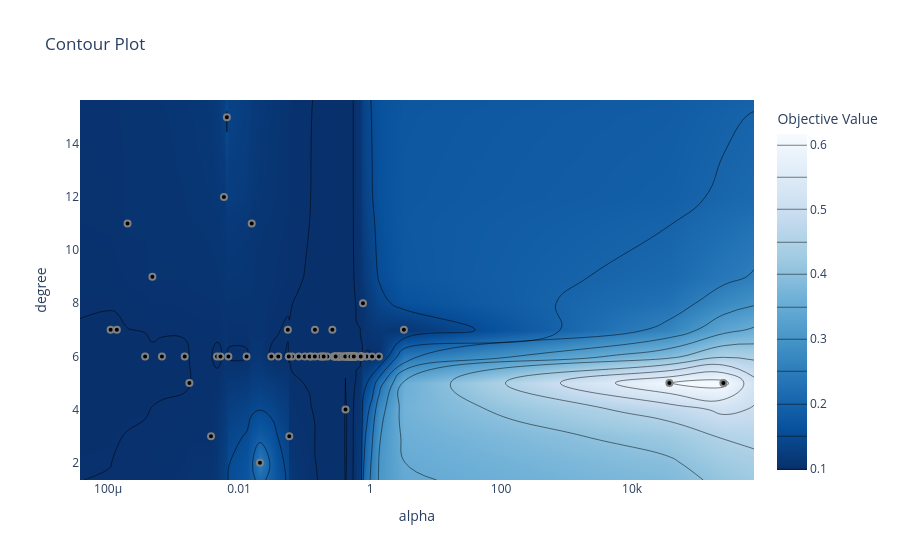

Notebook code for this chart:
### Markdown cell above
Dla każdego hiperparametru rysowany jest osobny panel: wartość hiperparametru na osi $x$, wartość celu na osi $y$. Każdy punkt odpowiada jednej próbie. Pozwala dostrzec trendy — np. czy niskie wartości `alpha` konsekwentnie dają lepsze wyniki, albo czy istnieje optymalny zakres dla `degree`.

#### Mapa konturowa (contour plot)

### Code cell
optuna.visualization.plot_contour(study, params=["degree", "alpha"])

### Figure 1 — Plotly figure (JSON) as saved in the notebook; plotly's stock layout.template omitted (floating-point values rounded to 4 significant figures; data arrays with more than 128 entries replaced by an {"elided": "..."} marker saying what was removed)
{"data": [{"colorbar": {"title": {"text": "Objective Value"}}, "colorscale": [[0, "rgb(247,251,255)"], [0.125, "rgb(222,235,247)"], [0.25, "rgb(198,219,239)"], [0.375, "rgb(158,202,225)"], [0.5, "rgb(107,174,214)"], [0.625, "rgb(66,146,198)"], [0.75, "rgb(33,113,181)"], [0.875, "rgb(8,81,156)"], [1, "rgb(8,48,107)"]], "connectgaps": true, "contours": {"coloring": "heatmap"}, "hoverinfo": "none", "line": {"smoothing": 1.3}, "reversescale": true, "type": "contour", "x": [3.727e-05, 0.0001094, 0.0001361, 0.0001984, 0.0003675, 0.0004745, 0.0006643, 0.001478, 0.001743, 0.00373, 0.004603, 0.005194, 0.005873, 0.006511, 0.006864, 0.01301, 0.01559, 0.02082, 0.03104, 0.03968, 0.05551, 0.05734, 0.05839, 0.06442, 0.08129, 0.1007, 0.1194, 0.1258, 0.1433, 0.1439, 0.1726, 0.1812, 0.1955, 0.1971, 0.2223, 0.2653, 0.2805, 0.2858, 0.2972, 0.2982, 0.323, 0.3274, 0.3402, 0.3422, 0.3453, 0.3733, 0.3908, 0.4088, 0.4173, 0.4214, 0.4247, 0.4414, 0.4618, 0.4642, 0.4713, 0.4777, 0.4872, 0.4906, 0.5012, 0.5246, 0.5263, 0.5264, 0.5277, 0.5452, 0.5486, 0.5541, 0.5552, 0.564, 0.5803, 0.6032, 0.6115, 0.6204, 0.7069, 0.7097, 0.7197, 0.7327, 0.7434, 0.7587, 0.7784, 0.8803, 1.073, 1.364, 3.279, 37090.0, 247200.0, 725800.0], "y": [1.35, 2, 3, 4, 5, 6, 7, 8, 9, 11, 12, 15, 15.65], "z": {"elided": "13x86 float values"}}, {"marker": {"color": "black", "line": {"color": "Gray", "width": 2}}, "mode": "markers", "name": "Feasible Trial", "showlegend": false, "type": "scatter", "x": [0.006511, 247200.0, 0.02082, 37090.0, 0.01559, 0.005873, 0.0001984, 0.4214, 0.0003675, 3.279, 0.0001094, 0.0001361, 0.0004745, 0.06442, 0.001743, 0.1258, 0.1439, 0.08129, 0.05839, 0.7784, 0.004603, 0.00373, 0.001478, 1.364, 0.0006643, 0.01301, 0.2653, 0.006864, 0.005194, 0.05551, 0.5452, 0.03968, 0.05734, 0.2805, 0.8803, 0.323, 0.03104, 0.1812, 0.1971, 1.073, 0.5277, 0.4642, 0.3453, 0.4088, 0.3733, 0.7434, 0.7587, 0.1007, 0.3274, 0.3422, 0.1194, 0.3402, 0.3908, 0.6032, 0.1726, 0.2858, 0.4247, 0.4872, 0.1433, 0.4414, 0.4906, 0.6204, 0.7097, 0.5552, 0.5486, 0.2223, 0.5263, 0.6115, 0.7327, 0.1955, 0.7069, 0.5541, 0.7197, 0.5246, 0.5264, 0.2972, 0.5803, 0.4713, 0.4777, 0.2982, 0.4618, 0.4173, 0.5012, 0.564], "y": [15, 5, 2, 5, 11, 12, 11, 4, 6, 7, 7, 7, 9, 6, 5, 6, 7, 6, 3, 8, 6, 3, 6, 6, 6, 6, 7, 6, 6, 7, 6, 6, 6, 6, 6, 6, 6, 6, 6, 6, 6, 6, 6, 6, 6, 6, 6, 6, 6, 6, 6, 6, 6, 6, 6, 6, 6, 6, 6, 6, 6, 6, 6, 6, 6, 6, 6, 6, 6, 6, 6, 6, 6, 6, 6, 6, 6, 6, 6, 6, 6, 6, 6, 6]}, {"marker": {"color": "#cccccc", "line": {"color": "Gray", "width": 2}}, "mode": "markers", "name": "Infeasible Trial", "showlegend": false, "type": "scatter", "x": [], "y": []}], "layout": {"title": {"text": "Contour Plot"}, "xaxis": {"range": [-4.429, 5.861], "title": {"text": "alpha"}, "type": "log"}, "yaxis": {"range": [1.35, 15.65], "title": {"text": "degree"}}}}
